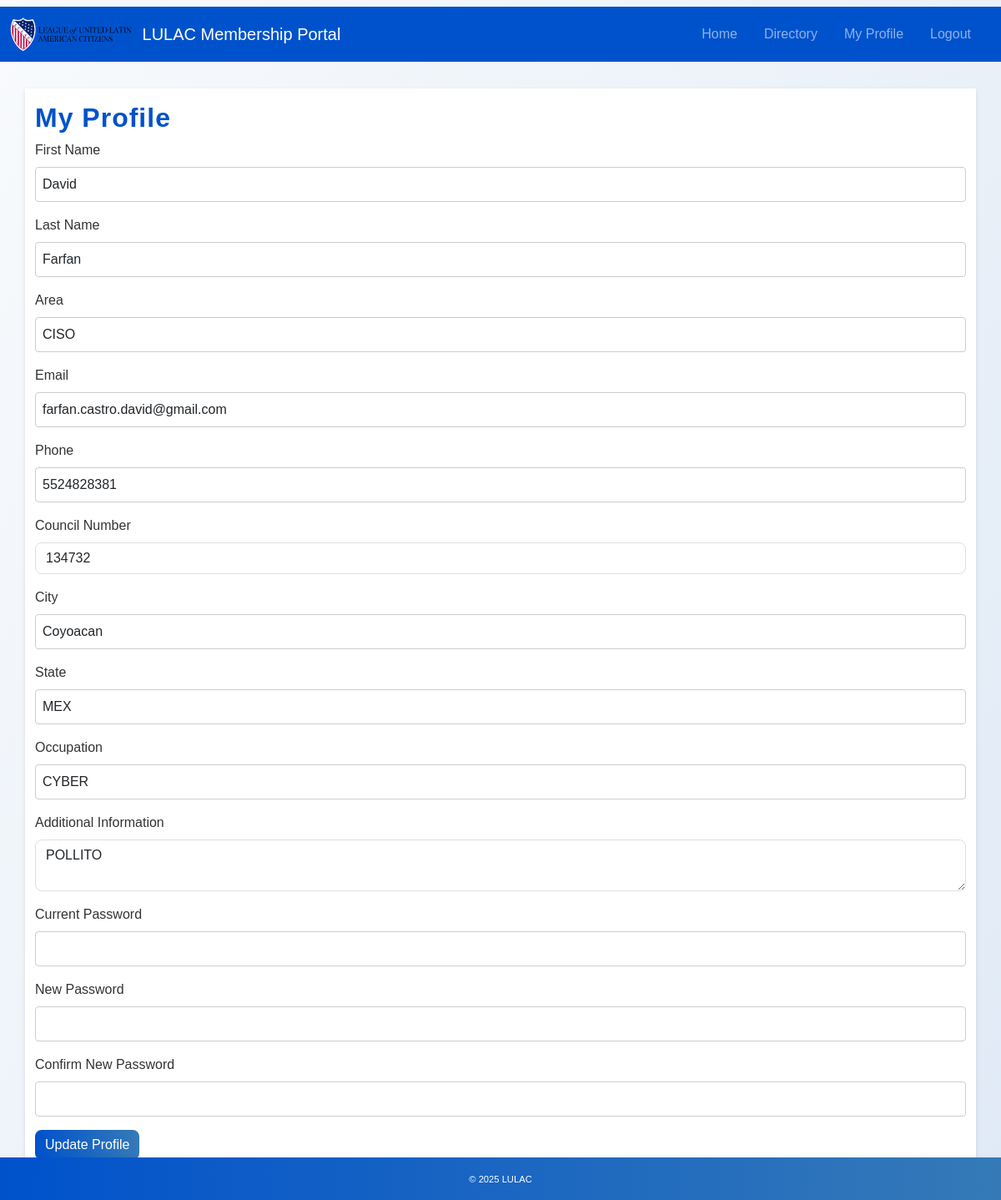
Screenshot of /profile (signed in) with the database file from the repository.
### tables this page shows
CREATE TABLE users (
        id INTEGER PRIMARY KEY AUTOINCREMENT,
        first_name TEXT NOT NULL,
        last_name TEXT NOT NULL,
        area TEXT,
        email TEXT UNIQUE NOT NULL,
        phone TEXT,
        council_number INTEGER,
        city TEXT,
        state TEXT,
        occupation TEXT,
        additional_info TEXT,
        password_hash TEXT NOT NULL
    );

### app.py (the view, shortened to what this page needs)
@app.route('/profile', methods=['GET', 'POST'])
def profile():
    if 'user_id' not in session:
        return redirect(url_for('login'))
    user_id = session['user_id']
    conn = get_db_connection()
    user = conn.execute('SELECT * FROM users WHERE id = ?', (user_id,)).fetchone()
    error = None
    success = None
    conn.close()
    return render_template('profile.html', user=user, error=error, success=success)

### app.py (called while the page is built)
def get_db_connection():
    conn = sqlite3.connect(DATABASE)
    conn.row_factory = sqlite3.Row
    return conn

@app.context_processor
def inject_year():
    return {'current_year': datetime.now().year}

### templates/profile.html (shortened to what this page needs)
{% extends "base.html" %}
{% block content %}
<h2>My Profile</h2>
<form method="post" action="{{ url_for('profile') }}">
    <div class="mb-3">
        <label class="form-label">First Name</label>
        <input type="text" name="first_name" class="form-control" value="{{ user['first_name'] or '' }}" required>
    </div>
    <div class="mb-3">
        <label class="form-label">Last Name</label>
        <input type="text" name="last_name" class="form-control" value="{{ user['last_name'] or '' }}" required>
    </div>
    <div class="mb-3">
        <label class="form-label">Area</label>
        <input type="text" name="area" class="form-control" value="{{ user['area'] or '' }}">
    </div>
    <div class="mb-3">
        <label class="form-label">Email</label>
        <input type="email" name="email" class="form-control" value="{{ user['email'] or '' }}" required>
    </div>
    <div class="mb-3">
        <label class="form-label">Phone</label>
        <input type="text" name="phone" class="form-control" value="{{ user['phone'] or '' }}">
    </div>
    <div class="mb-3">
        <label class="form-label">Council Number</label>
        <input type="number" name="council_number" class="form-control" value="{{ user['council_number'] or '' }}">
    </div>
    <div class="mb-3">
        <label class="form-label">City</label>
        <input type="text" name="city" class="form-control" value="{{ user['city'] or '' }}">
    </div>
    <div class="mb-3">
        <label class="form-label">State</label>
        <input type="text" name="state" class="form-control" value="{{ user['state'] or '' }}">
    </div>
    <div class="mb-3">
        <label class="form-label">Occupation</label>
        <input type="text" name="occupation" class="form-control" value="{{ user['occupation'] or '' }}">
    </div>
    <div class="mb-3">
        <label class="form-label">Additional Information</label>
        <textarea name="additional_info" class="form-control">{{ user['additional_info'] or '' }}</textarea>
    </div>
    <div class="mb-3">
        <label class="form-label">Current Password</label>
        <input type="password" name="current_password" class="form-control">
    </div>
    <div class="mb-3">
        <label class="form-label">New Password</label>
        <input type="password" name="new_password" class="form-control">
    </div>
    <div class="mb-3">
        <label class="form-label">Confirm New Password</label>
        <input type="password" name="confirm_new_password" class="form-control">
    </div>
    <button type="submit" class="btn btn-primary">Update Profile</button>
</form>
{% endblock %}

### static/style.css (style rules this page uses)
body { font-family: Arial, sans-serif; margin: 0; padding: 0; background: linear-gradient(120deg, #f8fafc 0%, #e0eaf6 100%); color: #333; }
form label { display: block; margin-bottom: 0.5rem; }
form input[type="text"], form input[type="email"], form input[type="password"], form textarea { width: 100%; padding: 0.5rem; margin-bottom: 1rem; border: 1px solid #ccc; border-radius: 4px; }
.btn-primary { background: linear-gradient(90deg, #0052cc 0%, #357ab7 100%); border: none; border-radius: 8px; transition: background 0.3s, transform 0.2s; }
.form-control { border-radius: 8px; border: 1px solid #e0e0e0; transition: border-color 0.2s, box-shadow 0.2s; }
body { background: linear-gradient(120deg, #f8fafc 0%, #e0eaf6 100%); }
h2, .card-title { font-weight: 700; color: #0052cc; letter-spacing: 1px; }

### rows the page displays
users: first_name "David", last_name "Farfan", area "CISO", email "farfan.castro.david@gmail.com", phone "5524828381", council_number "134732", city "Coyoacan", state "MEX", occupation "CYBER", additional_info "POLLITO"
